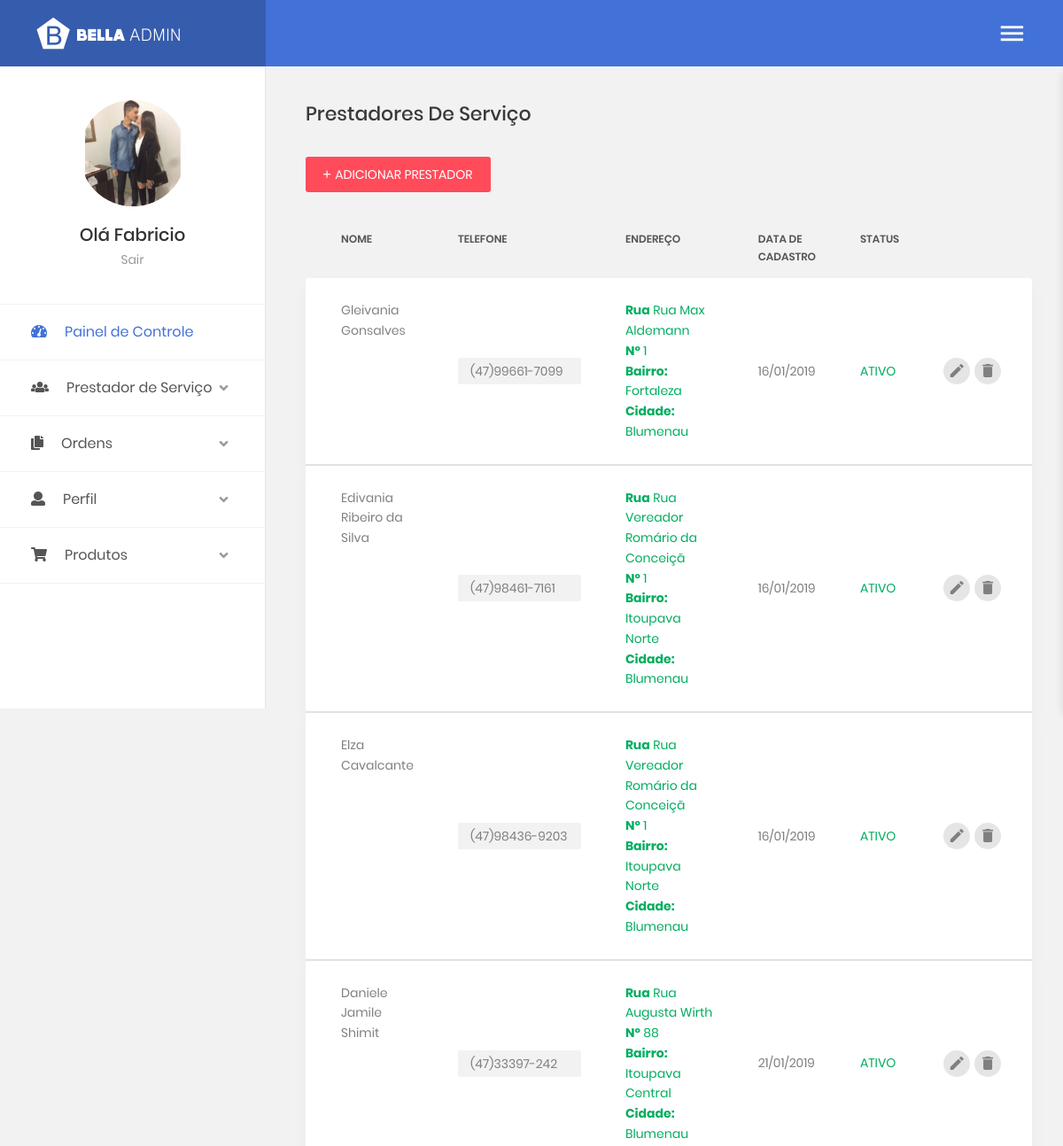
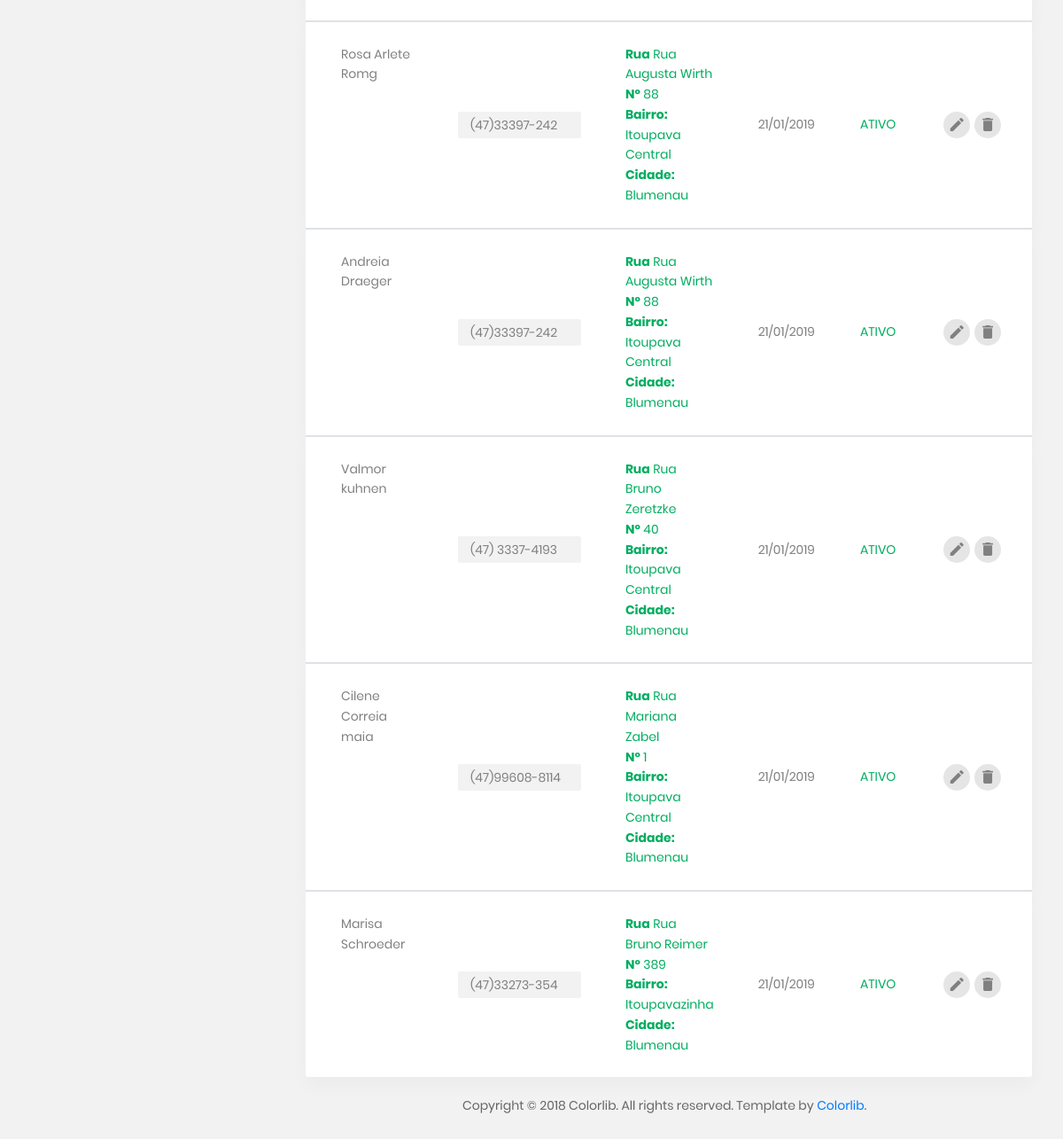
Page /sistema/prestadores.php (signed in) on the committed database (2 pictures, top to bottom).
### tables this page shows
CREATE TABLE `provider` (
  `provider_id` int(11) NOT NULL,
  `name_pr` varchar(65) NOT NULL,
  `tel_pr` varchar(11) NOT NULL,
  `cep` int(8) NOT NULL,
  `rua_pr` varchar(35) NOT NULL,
  `numero_end_pr` int(4) NOT NULL,
  `bairro_pr` varchar(35) NOT NULL,
  `cidade_pr` varchar(35) NOT NULL,
  `estado_pr` varchar(2) NOT NULL,
  `obs_pr` varchar(300) NOT NULL,
  `cod_cad_status` int(11) NOT NULL,
  `sign_date` datetime NOT NULL
);

### sistema/prestadores.php (the view, shortened to what this page needs)
<?php
include("class/conexao.php");
    $sql_code = "SELECT * FROM provider";
    $sql_query = $mysqli->query($sql_code) or die($mysqli->error);
    $linha = $sql_query->fetch_assoc();
    $cod_cad_status[1] = "ATIVO";
    $cod_cad_status[2] = '<div style="color: #ff4b5a;" >BLOQUEADO</div>';
    ?>
    <!DOCTYPE html>
    <html lang="pt-br">
    <head>
        <link href="css/font-face.css" rel="stylesheet" media="all">
        <link href="vendor/font-awesome-4.7/css/font-awesome.min.css" rel="stylesheet" media="all">
        <link href="vendor/font-awesome-5/css/fontawesome-all.min.css" rel="stylesheet" media="all">
        <link href="vendor/mdi-font/css/material-design-iconic-font.min.css" rel="stylesheet" media="all">
        <link href="vendor/bootstrap-4.1/bootstrap.min.css" rel="stylesheet" media="all">
        <link href="vendor/animsition/animsition.min.css" rel="stylesheet" media="all">
        <link href="vendor/bootstrap-progressbar/bootstrap-progressbar-3.3.4.min.css" rel="stylesheet" media="all">
        <link href="vendor/wow/animate.css" rel="stylesheet" media="all">
        <link href="vendor/css-hamburgers/hamburgers.min.css" rel="stylesheet" media="all">
        <link href="vendor/slick/slick.css" rel="stylesheet" media="all">
        <link href="vendor/select2/select2.min.css" rel="stylesheet" media="all">
        <link href="vendor/perfect-scrollbar/perfect-scrollbar.css" rel="stylesheet" media="all">
        <link href="vendor/vector-map/jqvmap.min.css" rel="stylesheet" media="all">
        <link href="css/theme.css" rel="stylesheet" media="all">
</head>
<body class="animsition">
    <div class="page-wrapper">
        <?php
        if ($_SESSION['acess_level'] == 1) {
            include ("menusidebar_padrao.php");
        }
        else {
           include ("menusidebar.php");
       }
       ?>
       <div class="page-container2">
        <?php include ("headerdesktop.php");?>
        <?
        function mask($val, $mask)
        {
           $maskared = '';
           $k = 0;
           for($i = 0; $i<=strlen($mask)-1; $i++)
           {
               if($mask[$i] == '#')
               {
                   if(isset($val[$k]))
                       $maskared .= $val[$k++];
               }
               else
               {
                   if(isset($mask[$i]))
                       $maskared .= $mask[$i];
               }
           }
           return $maskared;
       }
       ?>
       <div class="main-content">
        <div class="section__content section__content--p30">
            <div class="container-fluid">
                <h3 class="title-5 m-b-35">Prestadores de Serviço</h3>
                <div class="table-data__tool">
                    <div class="table-data__tool-right">
                        <a href="cadastrocolaborador.php" style="color: #fff;"><button class="au-btn au-btn-icon au-btn--green au-btn--small">
                            <i class="zmdi zmdi-plus"></i>Adicionar Prestador</button></a>
                        </div>
                    </div>
                    <div class="table-responsive table-responsive-data2">
                        <table id="tabela" class="table table-data2">
                            <thead>
                                <tr>
                                    <th>Nome</th>
                                    <th>Telefone</th>
                                    <th>Endereço</th>
                                    <th>Data de Cadastro</th>
                                    <th>Status</th>
                                    <th></th>
                                </tr>
                            </thead>
                            <?php
                            do {
                                ?>
                                <tbody>
                                    <tr class="tr-shadow">
                                        <td><?php echo  ucfirst($linha['name_pr']);?></td>
                                        <td>
                                            <span class="block-email" style="width: 139px;"><?php
                                            echo mask($linha['tel_pr'],'(##)#####-####');?></span>
                                        </td>
                                        <td>
                                            <span class="status--process">
                                                <?php echo ("<b>Rua</b> ".$linha['rua_pr'])."<br>";?>
                                                <?php echo ("<b>Nº</b> ".$linha['numero_end_pr'])."<br>";?>
                                                <?php echo ("<b>Bairro:</b> ".$linha['bairro_pr'])."<br>";?>
                                                <?php echo ("<b>Cidade:</b> ".$linha['cidade_pr']);?>
                                            </span>
                                        </td>
                                        <td><?php echo date('d/m/Y', strtotime($linha['sign_date'])); ?></td>
                                        <td>
                                            <span class="status--process"><?php echo $cod_cad_status[$linha['cod_cad_status']]; ?></span>
                                        </td>
                                        <td>
                                            <div class="table-data-feature">
                                                <button class="item" data-toggle="tooltip" data-placement="top" title="Editar">
                                                    <i class="zmdi zmdi-edit"></i>
                                                </button>
                                                <a href="javascript: if(confirm('Tem certeza que deseja deletar <?php echo $linha['name_pr']; ?> ?'))   location.href='deletar_pr.php?p=deletar&id=<?php echo $linha['provider_id']; ?>';">
                                                    <button class="item" data-toggle="tooltip" data-placement="top" title="Deletar">
                                                        <i class="zmdi zmdi-delete"></i>
                                                    </button></a>
                                                </div>
                                            </td>
                                        </tr>
                                    </tbody>
                                <?php }while($linha = $sql_query->fetch_assoc()); ?>
                            </table>
                        </div>
                        <div class="row">
                            <div class="col-md-12">
                                <div class="copyright">
                                    <p>Copyright © 2018 Colorlib. All rights reserved. Template by <a href="https://colorlib.com">Colorlib</a>.</p>
                                </div>
                            </div>
                        </div>
                    </div>
                </div>
            </div>
        </div>
    </div>
</body>
</html>

### rows in the picture
provider: name_pr "Gleivania Gonsalves", tel_pr "(47)99661-7099", rua_pr "Rua Max Aldemann", numero_end_pr "1", bairro_pr "Fortaleza", cidade_pr "Blumenau", sign_date "16/01/2019", cod_cad_status "ATIVO"
provider: name_pr "Edivania Ribeiro da Silva", tel_pr "(47)98461-7161", rua_pr "Rua Vereador Romário da Conceiçã", numero_end_pr "1", bairro_pr "Itoupava Norte", cidade_pr "Blumenau", sign_date "16/01/2019", cod_cad_status "ATIVO"
provider: name_pr "Elza Cavalcante", tel_pr "(47)98436-9203", rua_pr "Rua Vereador Romário da Conceiçã", numero_end_pr "1", bairro_pr "Itoupava Norte", cidade_pr "Blumenau", sign_date "16/01/2019", cod_cad_status "ATIVO"
provider: name_pr "Daniele Jamile Shimit", tel_pr "(47)33397-242", rua_pr "Rua Augusta Wirth", numero_end_pr "88", bairro_pr "Itoupava Central", cidade_pr "Blumenau", sign_date "21/01/2019", cod_cad_status "ATIVO"
provider: name_pr "Rosa Arlete Romg", tel_pr "(47)33397-242", rua_pr "Rua Augusta Wirth", numero_end_pr "88", bairro_pr "Itoupava Central", cidade_pr "Blumenau", sign_date "21/01/2019", cod_cad_status "ATIVO"
provider: name_pr "Andreia Draeger", tel_pr "(47)33397-242", rua_pr "Rua Augusta Wirth", numero_end_pr "88", bairro_pr "Itoupava Central", cidade_pr "Blumenau", sign_date "21/01/2019", cod_cad_status "ATIVO"
provider: name_pr "Valmor kuhnen", tel_pr "(47) 3337-4193", rua_pr "Rua Bruno Zeretzke", numero_end_pr "40", bairro_pr "Itoupava Central", cidade_pr "Blumenau", sign_date "21/01/2019", cod_cad_status "ATIVO"
provider: name_pr "Cilene Correia maia", tel_pr "(47)99608-8114", rua_pr "Rua Mariana Zabel", numero_end_pr "1", bairro_pr "Itoupava Central", cidade_pr "Blumenau", sign_date "21/01/2019", cod_cad_status "ATIVO"
provider: name_pr "Marisa Schroeder", tel_pr "(47)33273-354", rua_pr "Rua Bruno Reimer", numero_end_pr "389", bairro_pr "Itoupavazinha", cidade_pr "Blumenau", sign_date "21/01/2019", cod_cad_status "ATIVO"

### other values in the picture
$_SESSION['name'] "Fabricio"
